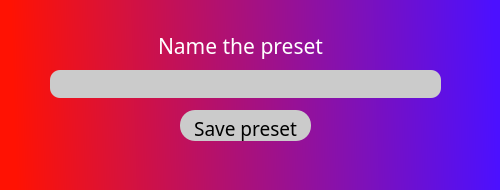
<?xml version="1.0" encoding="UTF-8"?>
<ui version="4.0">
 <class>DialogWindow</class>
 <widget class="QWidget" name="DialogWindow">
  <property name="geometry">
   <rect>
    <x>0</x>
    <y>0</y>
    <width>500</width>
    <height>190</height>
   </rect>
  </property>
  <property name="minimumSize">
   <size>
    <width>500</width>
    <height>190</height>
   </size>
  </property>
  <property name="maximumSize">
   <size>
    <width>500</width>
    <height>190</height>
   </size>
  </property>
  <property name="windowTitle">
   <string>Form</string>
  </property>
  <property name="styleSheet">
   <string notr="true">QWidget{
background-color:qlineargradient(spread:pad, x1:0.025, y1:0.385909, x2:0.99, y2:0.374364, stop:0 rgba(255, 18, 3, 255), stop:1 rgba(76, 16, 255, 255))
}</string>
  </property>
  <widget class="QLabel" name="Name_Label">
   <property name="geometry">
    <rect>
     <x>30</x>
     <y>30</y>
     <width>421</width>
     <height>31</height>
    </rect>
   </property>
   <property name="font">
    <font>
     <family>Gill Sans MT Condensed</family>
     <pointsize>16</pointsize>
    </font>
   </property>
   <property name="styleSheet">
    <string notr="true">QLabel{
color: rgb(255, 255, 255);
background-color:rgb(255, 170, 255)rgb(85, 0, 127)
}</string>
   </property>
   <property name="text">
    <string>Name the preset</string>
   </property>
   <property name="alignment">
    <set>Qt::AlignCenter</set>
   </property>
  </widget>
  <widget class="QLineEdit" name="Name_Input">
   <property name="geometry">
    <rect>
     <x>50</x>
     <y>70</y>
     <width>391</width>
     <height>28</height>
    </rect>
   </property>
   <property name="font">
    <font>
     <family>Gill Sans MT Condensed</family>
     <pointsize>12</pointsize>
    </font>
   </property>
   <property name="styleSheet">
    <string notr="true">QLineEdit{
background-color: rgb(203, 203, 203);
border-radius: 10px;
}</string>
   </property>
  </widget>
  <widget class="QPushButton" name="SaveButton">
   <property name="geometry">
    <rect>
     <x>180</x>
     <y>110</y>
     <width>131</width>
     <height>31</height>
    </rect>
   </property>
   <property name="sizePolicy">
    <sizepolicy hsizetype="Minimum" vsizetype="Fixed">
     <horstretch>0</horstretch>
     <verstretch>0</verstretch>
    </sizepolicy>
   </property>
   <property name="font">
    <font>
     <family>Gill Sans MT Condensed</family>
     <pointsize>14</pointsize>
     <weight>50</weight>
     <bold>false</bold>
    </font>
   </property>
   <property name="styleSheet">
    <string notr="true">QPushButton{
background-color:rgb(203, 203, 203);
border:none;
color:rgb(0, 0, 0);
padding-top:5px;
text-align: center;
border-radius:15px
}
QPushButton:hover{
background-color:rgb(158, 158, 158);
}
QPushButton:pressed{
background-color:rgb(158, 158, 158);
}</string>
   </property>
   <property name="text">
    <string>Save preset</string>
   </property>
  </widget>
 </widget>
 <resources/>
 <connections/>
</ui>
